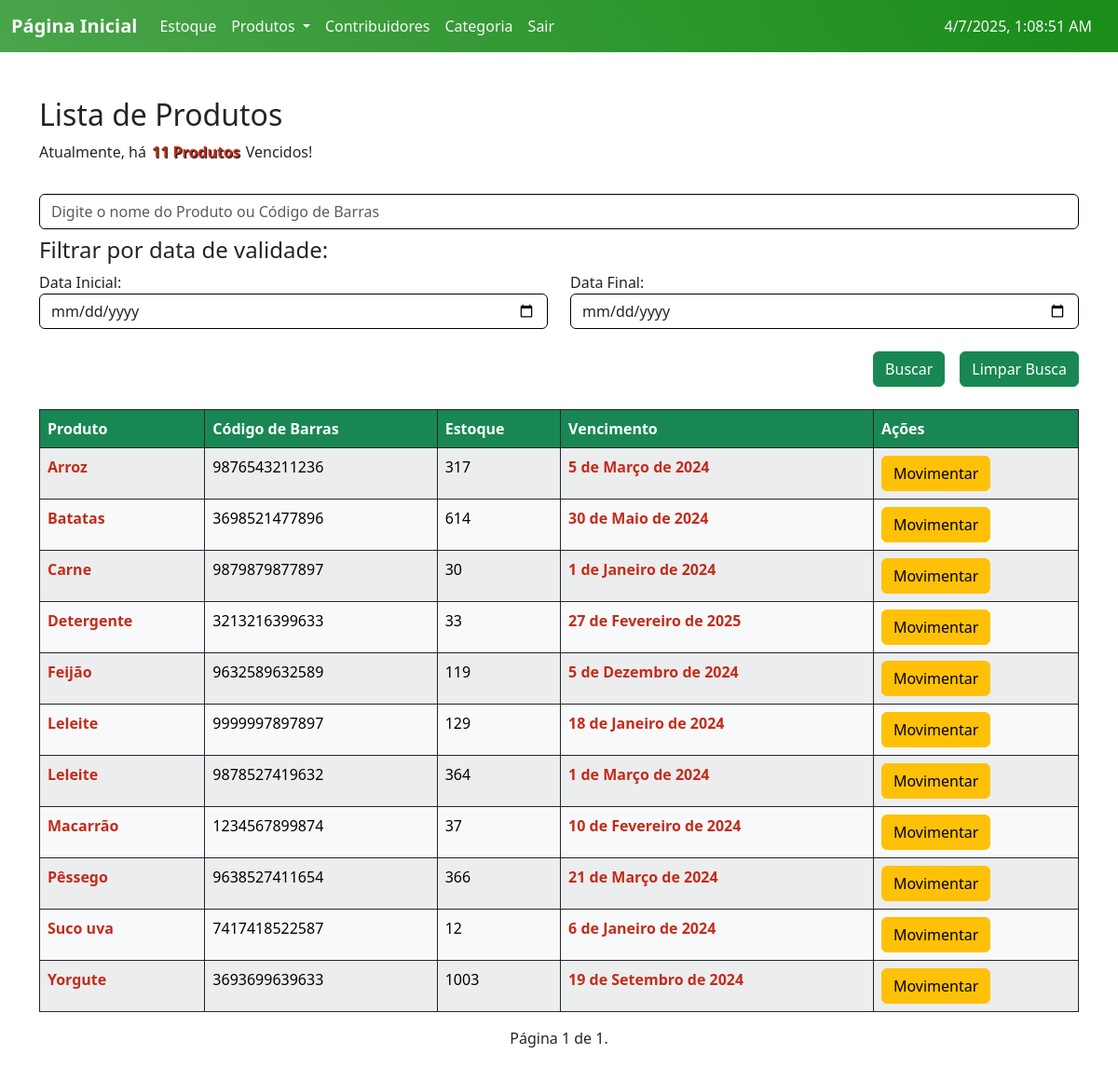
The app's page /Produtos/ (signed in), older data.
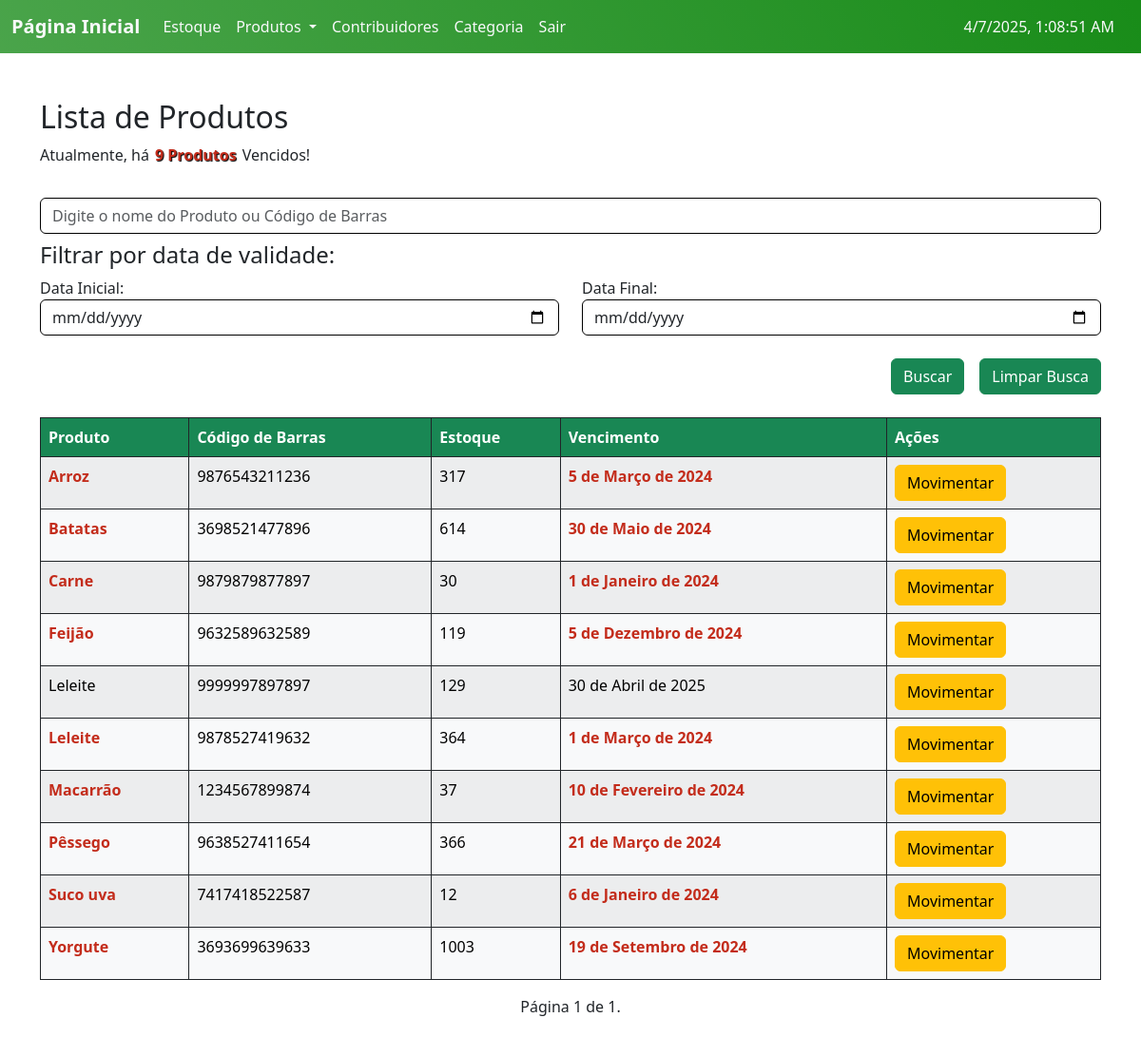
The same page, newer data.
### ABSJ/models.py (models this page shows, shortened)
class Produto(models.Model):
    slug = models.SlugField(unique=True)
    user = models.ForeignKey(User, on_delete=models.CASCADE)
    categoria = models.ForeignKey(Categoria, on_delete=models.CASCADE, null=True)
    contribuidor = models.ForeignKey(Contribuidor, on_delete=models.CASCADE, null=True)
    produto = models.CharField(max_length=200)
    codigo = models.PositiveIntegerField(unique=True)
    estoque = models.PositiveIntegerField(default=0)
    validade = models.DateField()
    tempo_ultima_atualizacao = models.DateField(default=date.today)
    quantidade_dias = models.IntegerField(default=0)
    class Meta:
        ordering = ['produto']

### ABSJ/views.py (the view, shortened to what this page needs)
# urls.py: path('Produtos/', v.produtos, name='produtos'),
@login_required
def produtos(request):
    produtos = m.Produto.objects.all()
    busca = request.GET.get('busca')
    sDate = request.GET.get('start_date')
    eDate = request.GET.get('end_date')
    notifica = []
    notifica_prazo = []
    notifica_vencido = []
    hoje = date.today()
    for produto in produtos:
        diferenca = (produto.validade - hoje).days
        if diferenca <= 0:
            message = html.format_html('<span class="error-var">{}</span> venceu na data {}!', produto.produto, produto.validade.strftime('%d/%m/%Y'))
            notifica_vencido.append((produto, message))
            notifica.append(produto)
        elif 0 < diferenca <= 7:
            message = html.format_html('<span class="error-var">{}</span> está prestes a vencer na data {}!', produto.produto, produto.validade.strftime('%d/%m/%Y'))
            notifica_prazo.append((produto, message))
            notifica.append(produto)
    paginator = Paginator(produtos, 30)
    page = request.GET.get('page')
    try:
        produtos = paginator.page(page)
    except PageNotAnInteger:
        produtos = paginator.page(1)
    except EmptyPage:
        produtos = paginator.page(paginator.num_pages)
    return render (request, 'list_Produtos.html', {'notifica':notifica, 'notifica_prazo':notifica_prazo, 'notifica_vencido':notifica_vencido, 'produtos':produtos})

### templates/list_Produtos.html (shortened to what this page needs)
{% extends 'home.html' %}
{% load static %}
{% block content %}
<div class="container mt-5">
  <h2 class="mb-2">Lista de Produtos</h2>
  {% if notifica_prazo and notifica_vencido %}
  <p>Atualmente, há<button class="notificacao mb-3" onclick="togglePopup('vencido')">{{ notifica_vencido|length }} Produtos</button>Vencidos e<button class="notificacao" onclick="togglePopup('prazo')">{{ notifica_prazo|length }} Produtos</button>perto do Prazo de Vencimento!</p>
{% elif notifica_vencido %}
  <p>Atualmente, há<button class="notificacao mb-3" onclick="togglePopup('vencido')">{{ notifica_vencido|length }} Produtos</button>Vencidos!</p>
{% elif notifica_prazo  %}
  <p>Atualmente, há<button class="notificacao mb-3" onclick="togglePopup('prazo')">{{ notifica_prazo|length }} Produtos</button>perto do Prazo de Vencimento!</p>
{% endif %}
  <form action="{% url 'produtos' %}" method="GET">
    <input class="form-control mb-2" type="text" name="busca" placeholder="Digite o nome do Produto ou Código de Barras">
    <div class="row mb-4">
      <h4>Filtrar por data de validade:</h4>
        <div class="col-md-6">
          <label for="sdate">Data Inicial:</label>
          <input class="form-control" id="sdate" type="date" name="start_date">
        </div>
        <div class="col-md-6">
          <label for="edate">Data Final:</label>
          <input class="form-control" id="edate" type="date" name="end_date">
        </div>
    </div>
    <div class="d-flex justify-content-end mb-4">
      <input class="btn btn-success mx-3" type="submit" value="Buscar">
      <a class="btn btn-success" href="{% url 'produtos' %}">Limpar Busca</a>
    </div>
  </form>
  <div class="table-responsive">
    <table class="table table-striped table-bordered table-hover border-dark">
      <thead id="customTableHead" class="thead-dark table-custom">
        <tr>
          <th scope="col">Produto</th>
          <th scope="col">Código de Barras</th>
          <th scope="col">Estoque</th>
          <th scope="col">Vencimento</th>
          <th scope="col">Ações</th>
        </tr>
      </thead>
      <tbody>
        {% if produtos %}
          {% for p in produtos %}
            <tr class="table-light border-dark custom-links">
              <td><a href="{% url 'Produto_read' slug=p.slug %}" class="specific-link {% if p in notifica %} prazo {% endif %}">{{ p.produto }}</a></td>
              <td>{{ p.codigo }}</td>
              <td>{{ p.estoque }}</td>
              <td class=" {% if p in notifica %} prazo {% endif %}">{{ p.validade }}</td>
              <td><a class="btn btn-warning" href="{% url 'Movimento_produto' slug=p.slug %}">Movimentar</a></td>
            </tr>
          {% endfor %}
        {% else %}
          <tr>
            <td class="text-center p-5" colspan="5">Sem resultados encontrados :C</td>
          </tr>
        {% endif %}
      </tbody>
    </table>
    <div class="pagination">
      <span class="step-links">
          <span class="current">
              Página {{ produtos.number }} de {{ produtos.paginator.num_pages }}.
          </span>
      </span>
    </div>
  </div>
</div>
{% endblock %}

### templates/home.html (shortened to what this page needs)
{% load static %}
<!DOCTYPE html>
<html lang="pt-br">
<head>
    <link rel="stylesheet" type="text/css" href="{% static 'css/styles.css' %}">
    <link href="https://cdn.jsdelivr.net/npm/bootstrap@5.3.2/dist/css/bootstrap.min.css" rel="stylesheet">
</head>
<body>
    <nav class="navbar navbar-expand-lg bg-body-tertiary header">
        <div class="container-fluid">
          <a class="navbar-brand text-light" href="{% url 'home' %}">Página Inicial</a>
          <div class="collapse navbar-collapse" id="navbarSupportedContent">
            <ul class="navbar-nav me-auto mb-2 mb-lg-0">
              <li class="nav-item">
                <a class="nav-link active text-light" aria-current="page" href="{% url 'estoque' %}">Estoque</a>
              </li>
              {% if user.is_authenticated %}
              <li class="nav-item dropdown">
                <a class="nav-link dropdown-toggle  text-light" href="#" role="button" data-bs-toggle="dropdown" aria-expanded="false">
                  Produtos
                </a>
              </li>
              <li class="nav-item">
                <a class="nav-link text-light" href="{% url 'contribuidores' %}">Contribuidores</a>
              </li>
              <li class="nav-item text-light">
                <a class="nav-link text-light" href="{% url 'CategoriaForm' %}">Categoria</a>
              </li>
              <li class="nav-item mx-auto">
                <form action="{% url 'logout' %}" method="POST">
                  <button type="submit" class="nav-link text-light">Sair</button>
                </form>
              </li>
              {% else %}
                <li class="nav-item">
                    <a class="nav-link text-light" href="{% url 'login' %}">Acessar</a>
                </li>
              {% endif %}
            </ul>
          </div>
          <div class="d-flex">
            <span class="navbar-text text-light me-3" id="data-atual">
          </span>
          </div>
        </div>
      </nav>
      {% block content %}{% endblock %}
</body>
</html>

### static/css/styles.css (style rules this page uses)
body { min-width: 365px; }
.notificacao { text-decoration: none; font-weight: bold; color: #C32C1B; text-shadow: 1px 1px 1px #000; border: 0; background-color: inherit; }
.prazo { color: #C32C1B !important; font-weight: bold; }
.pagination { margin-bottom: 20px; }
.step-links { position: relative; margin: 0 auto; }
.step-links .current { margin: 0 5px; }
input.form-control, select.form-select { border-color: #000000; }
nav a { font-weight: bold; }
.header { position: relative; text-align: center; background: linear-gradient(60deg, rgba(0, 128, 0, 0.7) 0%, rgba(0, 128, 0, 0.9) 100%); color: white; }
.custom-links .specific-link { text-decoration: none; }
.custom-links .specific-link { color: initial }
#customTableHead th { background-color: #198754; color: #fff; }

Row changes from the older to the newer data that the page shows:
removed Produto: produto "Detergente", codigo "3213216399633", estoque "33", validade "27 de Fevereiro de 2025"
changed Produto: validade "18 de Janeiro de 2024" → "30 de Abril de 2025"
Text that changed along with them:
{{ notifica_vencido|length }}: "11" → "9"
